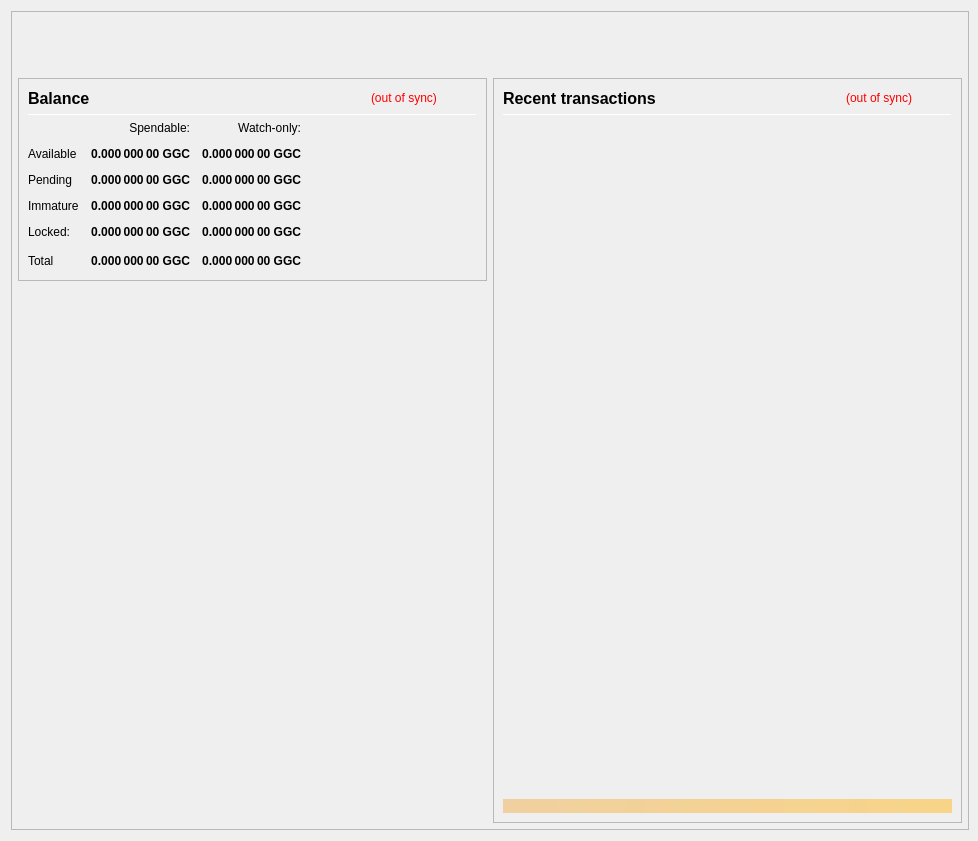
<?xml version="1.0" encoding="UTF-8"?>
<ui version="4.0">
 <class>OverviewPage</class>
 <widget class="QWidget" name="OverviewPage">
  <property name="geometry">
   <rect>
    <x>0</x>
    <y>0</y>
    <width>978</width>
    <height>841</height>
   </rect>
  </property>
  <property name="minimumSize">
   <size>
    <width>960</width>
    <height>682</height>
   </size>
  </property>
  <property name="font">
   <font>
    <weight>50</weight>
    <bold>false</bold>
   </font>
  </property>
  <property name="windowTitle">
   <string>Form</string>
  </property>
  <layout class="QVBoxLayout" name="topLayout" stretch="0">
   <property name="rightMargin">
    <number>9</number>
   </property>
   <item>
    <widget class="QFrame" name="frame_BG">
     <property name="minimumSize">
      <size>
       <width>850</width>
       <height>610</height>
      </size>
     </property>
     <property name="maximumSize">
      <size>
       <width>16777215</width>
       <height>16777215</height>
      </size>
     </property>
     <property name="frameShape">
      <enum>QFrame::StyledPanel</enum>
     </property>
     <property name="frameShadow">
      <enum>QFrame::Raised</enum>
     </property>
     <layout class="QVBoxLayout" name="verticalLayout_3" stretch="0">
      <property name="leftMargin">
       <number>0</number>
      </property>
      <property name="topMargin">
       <number>0</number>
      </property>
      <property name="rightMargin">
       <number>0</number>
      </property>
      <property name="bottomMargin">
       <number>6</number>
      </property>
      <item>
       <layout class="QVBoxLayout" name="verticalLayout_Master" stretch="0,1">
        <property name="leftMargin">
         <number>0</number>
        </property>
        <property name="topMargin">
         <number>0</number>
        </property>
        <property name="rightMargin">
         <number>0</number>
        </property>
        <property name="bottomMargin">
         <number>0</number>
        </property>
        <item>
         <widget class="QFrame" name="frame_Header">
          <layout class="QVBoxLayout" name="verticalLayout_Header" stretch="0">
           <property name="leftMargin">
            <number>0</number>
           </property>
           <property name="topMargin">
            <number>0</number>
           </property>
           <property name="rightMargin">
            <number>0</number>
           </property>
           <property name="bottomMargin">
            <number>0</number>
           </property>
           <item>
            <layout class="QHBoxLayout" name="horizontalLayout_Header" stretch="1,0">
             <property name="spacing">
              <number>6</number>
             </property>
             <item>
              <spacer name="horizontalSpacer_Header">
               <property name="orientation">
                <enum>Qt::Horizontal</enum>
               </property>
               <property name="sizeHint" stdset="0">
                <size>
                 <width>40</width>
                 <height>20</height>
                </size>
               </property>
              </spacer>
             </item>
             <item>
              <widget class="QLabel" name="labelOverviewHeaderRight">
               <property name="minimumSize">
                <size>
                 <width>464</width>
                 <height>60</height>
                </size>
               </property>
               <property name="maximumSize">
                <size>
                 <width>16777215</width>
                 <height>60</height>
                </size>
               </property>
               <property name="font">
                <font>
                 <pointsize>14</pointsize>
                </font>
               </property>
               <property name="text">
                <string/>
               </property>
               <property name="alignment">
                <set>Qt::AlignRight|Qt::AlignTrailing|Qt::AlignVCenter</set>
               </property>
              </widget>
             </item>
            </layout>
           </item>
          </layout>
         </widget>
        </item>
        <item>
         <widget class="QFrame" name="frame_Content">
          <layout class="QVBoxLayout" name="verticalLayout_Content">
           <property name="leftMargin">
            <number>6</number>
           </property>
           <property name="topMargin">
            <number>0</number>
           </property>
           <property name="rightMargin">
            <number>6</number>
           </property>
           <property name="bottomMargin">
            <number>0</number>
           </property>
           <item>
            <layout class="QHBoxLayout" name="horizontalLayout_Content" stretch="1,1">
             <property name="spacing">
              <number>6</number>
             </property>
             <item>
              <layout class="QVBoxLayout" name="verticalLayout_left" stretch="0,0">
               <item>
                <widget class="QFrame" name="frameBalances">
                 <property name="frameShape">
                  <enum>QFrame::StyledPanel</enum>
                 </property>
                 <property name="frameShadow">
                  <enum>QFrame::Raised</enum>
                 </property>
                 <layout class="QVBoxLayout" name="verticalLayout_4">
                  <item>
                   <layout class="QHBoxLayout" name="hlBalancesHeader" stretch="2,0,0">
                    <property name="spacing">
                     <number>6</number>
                    </property>
                    <item>
                     <widget class="QLabel" name="labelBalances">
                      <property name="minimumSize">
                       <size>
                        <width>0</width>
                        <height>0</height>
                       </size>
                      </property>
                      <property name="font">
                       <font>
                        <pointsize>12</pointsize>
                        <weight>75</weight>
                        <bold>true</bold>
                       </font>
                      </property>
                      <property name="text">
                       <string>Balance</string>
                      </property>
                     </widget>
                    </item>
                    <item>
                     <widget class="QLabel" name="labelWalletStatus">
                      <property name="cursor">
                       <cursorShape>WhatsThisCursor</cursorShape>
                      </property>
                      <property name="toolTip">
                       <string>The displayed information may be out of date. Your wallet automatically synchronizes with the Globalgame Coin network after a connection is established, but this process has not completed yet.</string>
                      </property>
                      <property name="styleSheet">
                       <string notr="true">QLabel { color: red; }</string>
                      </property>
                      <property name="text">
                       <string notr="true">(out of sync)</string>
                      </property>
                      <property name="alignment">
                       <set>Qt::AlignLeading|Qt::AlignLeft|Qt::AlignVCenter</set>
                      </property>
                     </widget>
                    </item>
                    <item>
                     <spacer name="hsBalancesHeader">
                      <property name="orientation">
                       <enum>Qt::Horizontal</enum>
                      </property>
                      <property name="sizeHint" stdset="0">
                       <size>
                        <width>40</width>
                        <height>20</height>
                       </size>
                      </property>
                     </spacer>
                    </item>
                   </layout>
                  </item>
                  <item>
                   <widget class="Line" name="lineBalances">
                    <property name="minimumSize">
                     <size>
                      <width>0</width>
                      <height>1</height>
                     </size>
                    </property>
                    <property name="maximumSize">
                     <size>
                      <width>16777215</width>
                      <height>1</height>
                     </size>
                    </property>
                    <property name="orientation">
                     <enum>Qt::Horizontal</enum>
                    </property>
                   </widget>
                  </item>
                  <item>
                   <layout class="QGridLayout" name="gridLayout">
                    <property name="spacing">
                     <number>12</number>
                    </property>
                    <item row="0" column="1">
                     <widget class="QLabel" name="labelSpendable">
                      <property name="text">
                       <string>Spendable:</string>
                      </property>
                      <property name="alignment">
                       <set>Qt::AlignRight|Qt::AlignTrailing|Qt::AlignVCenter</set>
                      </property>
                     </widget>
                    </item>
                    <item row="0" column="2">
                     <widget class="QLabel" name="labelWatchonly">
                      <property name="text">
                       <string>Watch-only:</string>
                      </property>
                      <property name="alignment">
                       <set>Qt::AlignRight|Qt::AlignTrailing|Qt::AlignVCenter</set>
                      </property>
                     </widget>
                    </item>
                    <item row="1" column="0">
                     <widget class="QLabel" name="labelAvailableText">
                      <property name="text">
                       <string>Available</string>
                      </property>
                      <property name="textInteractionFlags">
                       <set>Qt::NoTextInteraction</set>
                      </property>
                     </widget>
                    </item>
                    <item row="1" column="1">
                     <widget class="QLabel" name="labelAvailable">
                      <property name="font">
                       <font>
                        <weight>75</weight>
                        <bold>true</bold>
                       </font>
                      </property>
                      <property name="cursor">
                       <cursorShape>ArrowCursor</cursorShape>
                      </property>
                      <property name="toolTip">
                       <string>Your current spendable balance</string>
                      </property>
                      <property name="text">
                       <string notr="true">0.000 000 00 GGC</string>
                      </property>
                      <property name="alignment">
                       <set>Qt::AlignRight|Qt::AlignTrailing|Qt::AlignVCenter</set>
                      </property>
                      <property name="textInteractionFlags">
                       <set>Qt::NoTextInteraction</set>
                      </property>
                     </widget>
                    </item>
                    <item row="1" column="2">
                     <widget class="QLabel" name="labelWatchAvailable">
                      <property name="font">
                       <font>
                        <weight>75</weight>
                        <bold>true</bold>
                       </font>
                      </property>
                      <property name="cursor">
                       <cursorShape>ArrowCursor</cursorShape>
                      </property>
                      <property name="toolTip">
                       <string>Your current balance in watch-only addresses</string>
                      </property>
                      <property name="text">
                       <string notr="true">0.000 000 00 GGC</string>
                      </property>
                      <property name="alignment">
                       <set>Qt::AlignRight|Qt::AlignTrailing|Qt::AlignVCenter</set>
                      </property>
                      <property name="textInteractionFlags">
                       <set>Qt::NoTextInteraction</set>
                      </property>
                     </widget>
                    </item>
                    <item row="2" column="0">
                     <widget class="QLabel" name="labelPendingText">
                      <property name="text">
                       <string>Pending</string>
                      </property>
                      <property name="textInteractionFlags">
                       <set>Qt::NoTextInteraction</set>
                      </property>
                     </widget>
                    </item>
                    <item row="2" column="1">
                     <widget class="QLabel" name="labelPending">
                      <property name="font">
                       <font>
                        <weight>75</weight>
                        <bold>true</bold>
                       </font>
                      </property>
                      <property name="cursor">
                       <cursorShape>ArrowCursor</cursorShape>
                      </property>
                      <property name="toolTip">
                       <string>Total of transactions that have yet to be confirmed, and do not yet count toward the spendable balance</string>
                      </property>
                      <property name="text">
                       <string notr="true">0.000 000 00 GGC</string>
                      </property>
                      <property name="alignment">
                       <set>Qt::AlignRight|Qt::AlignTrailing|Qt::AlignVCenter</set>
                      </property>
                      <property name="textInteractionFlags">
                       <set>Qt::NoTextInteraction</set>
                      </property>
                     </widget>
                    </item>
                    <item row="2" column="2">
                     <widget class="QLabel" name="labelWatchPending">
                      <property name="font">
                       <font>
                        <weight>75</weight>
                        <bold>true</bold>
                       </font>
                      </property>
                      <property name="cursor">
                       <cursorShape>ArrowCursor</cursorShape>
                      </property>
                      <property name="toolTip">
                       <string>Unconfirmed transactions to watch-only addresses</string>
                      </property>
                      <property name="text">
                       <string notr="true">0.000 000 00 GGC</string>
                      </property>
                      <property name="alignment">
                       <set>Qt::AlignRight|Qt::AlignTrailing|Qt::AlignVCenter</set>
                      </property>
                      <property name="textInteractionFlags">
                       <set>Qt::NoTextInteraction</set>
                      </property>
                     </widget>
                    </item>
                    <item row="3" column="0">
                     <widget class="QLabel" name="labelImmatureText">
                      <property name="text">
                       <string>Immature</string>
                      </property>
                      <property name="textInteractionFlags">
                       <set>Qt::NoTextInteraction</set>
                      </property>
                     </widget>
                    </item>
                    <item row="3" column="1">
                     <widget class="QLabel" name="labelImmature">
                      <property name="font">
                       <font>
                        <weight>75</weight>
                        <bold>true</bold>
                       </font>
                      </property>
                      <property name="cursor">
                       <cursorShape>ArrowCursor</cursorShape>
                      </property>
                      <property name="toolTip">
                       <string>Staked or masternode rewards that has not yet matured</string>
                      </property>
                      <property name="text">
                       <string notr="true">0.000 000 00 GGC</string>
                      </property>
                      <property name="alignment">
                       <set>Qt::AlignRight|Qt::AlignTrailing|Qt::AlignVCenter</set>
                      </property>
                      <property name="textInteractionFlags">
                       <set>Qt::NoTextInteraction</set>
                      </property>
                     </widget>
                    </item>
                    <item row="3" column="2">
                     <widget class="QLabel" name="labelWatchImmature">
                      <property name="font">
                       <font>
                        <weight>75</weight>
                        <bold>true</bold>
                       </font>
                      </property>
                      <property name="cursor">
                       <cursorShape>ArrowCursor</cursorShape>
                      </property>
                      <property name="toolTip">
                       <string>Staked or masternode rewards in watch-only addresses that has not yet matured</string>
                      </property>
                      <property name="text">
                       <string notr="true">0.000 000 00 GGC</string>
                      </property>
                      <property name="alignment">
                       <set>Qt::AlignRight|Qt::AlignTrailing|Qt::AlignVCenter</set>
                      </property>
                      <property name="textInteractionFlags">
                       <set>Qt::NoTextInteraction</set>
                      </property>
                     </widget>
                    </item>
                    <item row="4" column="0">
                     <widget class="QLabel" name="labelLockedText">
                      <property name="toolTip">
                       <string>Locked GGC or Masternode collaterals.</string>
                      </property>
                      <property name="text">
                       <string>Locked:</string>
                      </property>
                     </widget>
                    </item>
                    <item row="4" column="1">
                     <widget class="QLabel" name="labelLocked">
                      <property name="font">
                       <font>
                        <weight>75</weight>
                        <bold>true</bold>
                       </font>
                      </property>
                      <property name="cursor">
                       <cursorShape>ArrowCursor</cursorShape>
                      </property>
                      <property name="toolTip">
                       <string>Locked GGC or Masternode collaterals.</string>
                      </property>
                      <property name="text">
                       <string notr="true">0.000 000 00 GGC</string>
                      </property>
                      <property name="alignment">
                       <set>Qt::AlignRight|Qt::AlignTrailing|Qt::AlignVCenter</set>
                      </property>
                      <property name="textInteractionFlags">
                       <set>Qt::NoTextInteraction</set>
                      </property>
                     </widget>
                    </item>
                    <item row="4" column="2">
                     <widget class="QLabel" name="labelWatchLocked">
                      <property name="font">
                       <font>
                        <weight>75</weight>
                        <bold>true</bold>
                       </font>
                      </property>
                      <property name="cursor">
                       <cursorShape>ArrowCursor</cursorShape>
                      </property>
                      <property name="toolTip">
                       <string>Current locked balance in watch-only addresses</string>
                      </property>
                      <property name="text">
                       <string notr="true">0.000 000 00 GGC</string>
                      </property>
                      <property name="alignment">
                       <set>Qt::AlignRight|Qt::AlignTrailing|Qt::AlignVCenter</set>
                      </property>
                      <property name="textInteractionFlags">
                       <set>Qt::NoTextInteraction</set>
                      </property>
                     </widget>
                    </item>
                    <item row="5" column="0">
                     <widget class="QLabel" name="labelTotalText">
                      <property name="text">
                       <string>Total</string>
                      </property>
                      <property name="textInteractionFlags">
                       <set>Qt::NoTextInteraction</set>
                      </property>
                     </widget>
                    </item>
                    <item row="5" column="1">
                     <widget class="QLabel" name="labelTotal">
                      <property name="font">
                       <font>
                        <weight>75</weight>
                        <bold>true</bold>
                       </font>
                      </property>
                      <property name="cursor">
                       <cursorShape>ArrowCursor</cursorShape>
                      </property>
                      <property name="toolTip">
                       <string>Your current total balance</string>
                      </property>
                      <property name="text">
                       <string notr="true">0.000 000 00 GGC</string>
                      </property>
                      <property name="alignment">
                       <set>Qt::AlignRight|Qt::AlignTrailing|Qt::AlignVCenter</set>
                      </property>
                      <property name="textInteractionFlags">
                       <set>Qt::NoTextInteraction</set>
                      </property>
                     </widget>
                    </item>
                    <item row="5" column="2">
                     <widget class="QLabel" name="labelWatchTotal">
                      <property name="font">
                       <font>
                        <weight>75</weight>
                        <bold>true</bold>
                       </font>
                      </property>
                      <property name="cursor">
                       <cursorShape>ArrowCursor</cursorShape>
                      </property>
                      <property name="toolTip">
                       <string>Current total balance in watch-only addresses</string>
                      </property>
                      <property name="text">
                       <string notr="true">0.000 000 00 GGC</string>
                      </property>
                      <property name="alignment">
                       <set>Qt::AlignRight|Qt::AlignTrailing|Qt::AlignVCenter</set>
                      </property>
                      <property name="textInteractionFlags">
                       <set>Qt::NoTextInteraction</set>
                      </property>
                     </widget>
                    </item>
                    <item row="5" column="3">
                     <spacer name="hsBalances">
                      <property name="orientation">
                       <enum>Qt::Horizontal</enum>
                      </property>
                      <property name="sizeHint" stdset="0">
                       <size>
                        <width>40</width>
                        <height>20</height>
                       </size>
                      </property>
                     </spacer>
                    </item>
                   </layout>
                  </item>
                 </layout>
                </widget>
               </item>
               <item>
                <spacer name="verticalSpacer">
                 <property name="orientation">
                  <enum>Qt::Vertical</enum>
                 </property>
                 <property name="sizeHint" stdset="0">
                  <size>
                   <width>20</width>
                   <height>40</height>
                  </size>
                 </property>
                </spacer>
               </item>
              </layout>
             </item>
             <item>
              <layout class="QVBoxLayout" name="verticalLayout_right" stretch="1">
               <item>
                <widget class="QFrame" name="frame_RecentTransactions">
                 <property name="minimumSize">
                  <size>
                   <width>0</width>
                   <height>0</height>
                  </size>
                 </property>
                 <property name="frameShape">
                  <enum>QFrame::StyledPanel</enum>
                 </property>
                 <property name="frameShadow">
                  <enum>QFrame::Raised</enum>
                 </property>
                 <layout class="QVBoxLayout" name="verticalLayout_1" stretch="0,0,0,0,0">
                  <item>
                   <layout class="QHBoxLayout" name="horizontalLayout_2" stretch="2,0,0">
                    <property name="spacing">
                     <number>3</number>
                    </property>
                    <item>
                     <widget class="QLabel" name="labelRecentTransactions">
                      <property name="minimumSize">
                       <size>
                        <width>0</width>
                        <height>20</height>
                       </size>
                      </property>
                      <property name="font">
                       <font>
                        <pointsize>12</pointsize>
                        <weight>75</weight>
                        <bold>true</bold>
                       </font>
                      </property>
                      <property name="text">
                       <string>Recent transactions</string>
                      </property>
                     </widget>
                    </item>
                    <item>
                     <widget class="QLabel" name="labelTransactionsStatus">
                      <property name="cursor">
                       <cursorShape>WhatsThisCursor</cursorShape>
                      </property>
                      <property name="toolTip">
                       <string>The displayed information may be out of date. Your wallet automatically synchronizes with the Globalgame Coin network after a connection is established, but this process has not completed yet.</string>
                      </property>
                      <property name="styleSheet">
                       <string notr="true">QLabel { color: red; }</string>
                      </property>
                      <property name="text">
                       <string notr="true">(out of sync)</string>
                      </property>
                      <property name="alignment">
                       <set>Qt::AlignRight|Qt::AlignTrailing|Qt::AlignVCenter</set>
                      </property>
                     </widget>
                    </item>
                    <item>
                     <spacer name="horizontalSpacer">
                      <property name="orientation">
                       <enum>Qt::Horizontal</enum>
                      </property>
                      <property name="sizeHint" stdset="0">
                       <size>
                        <width>40</width>
                        <height>20</height>
                       </size>
                      </property>
                     </spacer>
                    </item>
                   </layout>
                  </item>
                  <item>
                   <widget class="Line" name="line">
                    <property name="minimumSize">
                     <size>
                      <width>0</width>
                      <height>1</height>
                     </size>
                    </property>
                    <property name="maximumSize">
                     <size>
                      <width>16777215</width>
                      <height>1</height>
                     </size>
                    </property>
                    <property name="orientation">
                     <enum>Qt::Horizontal</enum>
                    </property>
                   </widget>
                  </item>
                  <item>
                   <widget class="QListView" name="listTransactions">
                    <property name="minimumSize">
                     <size>
                      <width>0</width>
                      <height>0</height>
                     </size>
                    </property>
                    <property name="styleSheet">
                     <string notr="true">QListView { background: transparent; }</string>
                    </property>
                    <property name="frameShape">
                     <enum>QFrame::NoFrame</enum>
                    </property>
                    <property name="verticalScrollBarPolicy">
                     <enum>Qt::ScrollBarAlwaysOff</enum>
                    </property>
                    <property name="horizontalScrollBarPolicy">
                     <enum>Qt::ScrollBarAlwaysOff</enum>
                    </property>
                    <property name="selectionMode">
                     <enum>QAbstractItemView::NoSelection</enum>
                    </property>
                   </widget>
                  </item>
                  <item>
                   <spacer name="verticalSpacer_2">
                    <property name="orientation">
                     <enum>Qt::Vertical</enum>
                    </property>
                    <property name="sizeType">
                     <enum>QSizePolicy::Expanding</enum>
                    </property>
                    <property name="sizeHint" stdset="0">
                     <size>
                      <width>20</width>
                      <height>40</height>
                     </size>
                    </property>
                   </spacer>
                  </item>
                  <item>
                   <widget class="QLabel" name="labelAlerts">
                    <property name="maximumSize">
                     <size>
                      <width>16777215</width>
                      <height>16777215</height>
                     </size>
                    </property>
                    <property name="styleSheet">
                     <string notr="true">background-color: qlineargradient(x1: 0, y1: 0, x2: 1, y2: 0, stop:0 #F0D0A0, stop:1 #F8D488); color:#000000;</string>
                    </property>
                    <property name="text">
                     <string/>
                    </property>
                    <property name="wordWrap">
                     <bool>true</bool>
                    </property>
                    <property name="margin">
                     <number>3</number>
                    </property>
                   </widget>
                  </item>
                 </layout>
                </widget>
               </item>
              </layout>
             </item>
            </layout>
           </item>
          </layout>
         </widget>
        </item>
       </layout>
      </item>
     </layout>
    </widget>
   </item>
  </layout>
 </widget>
 <resources/>
 <connections/>
</ui>
